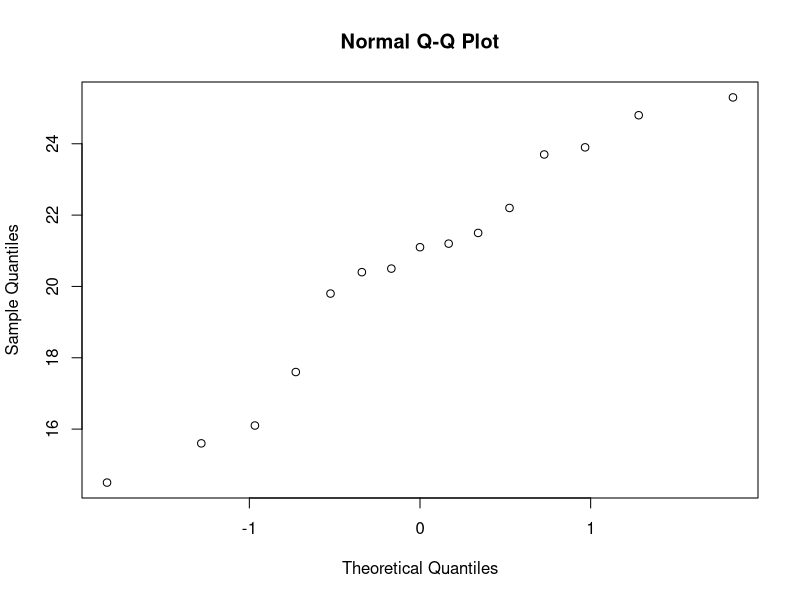
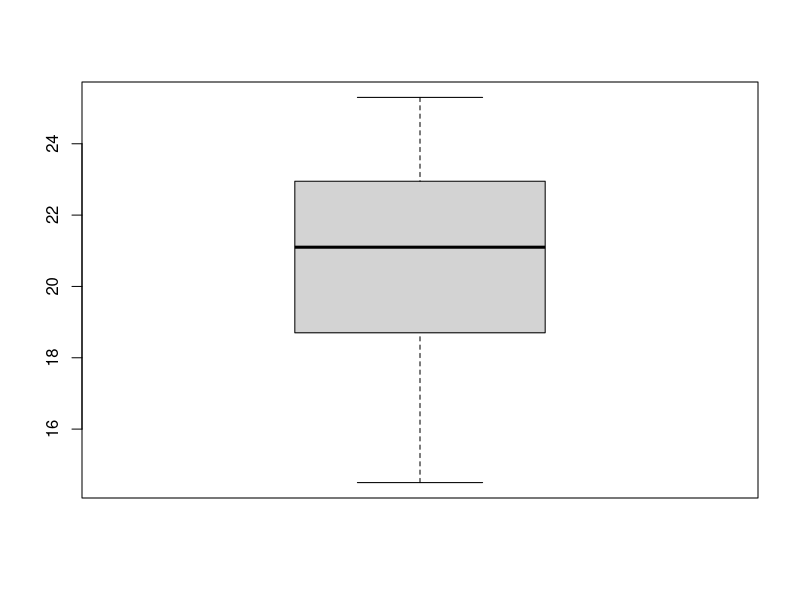
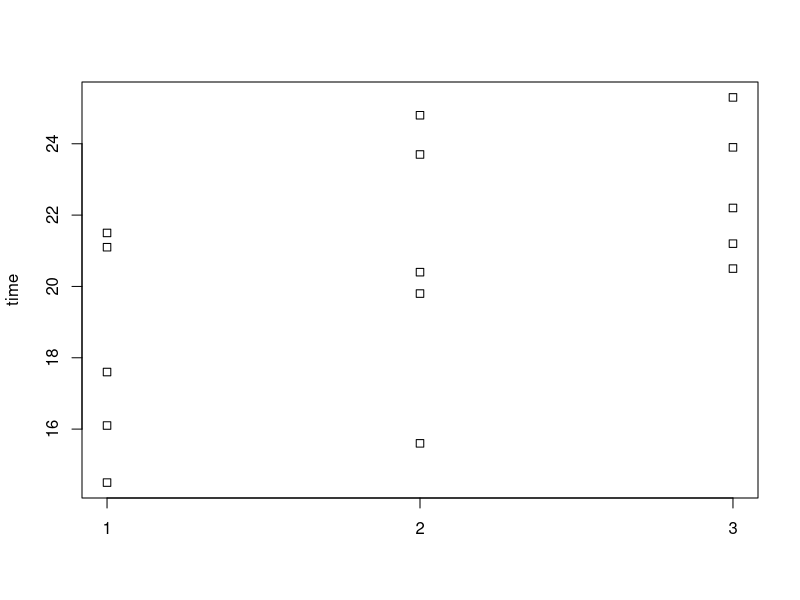
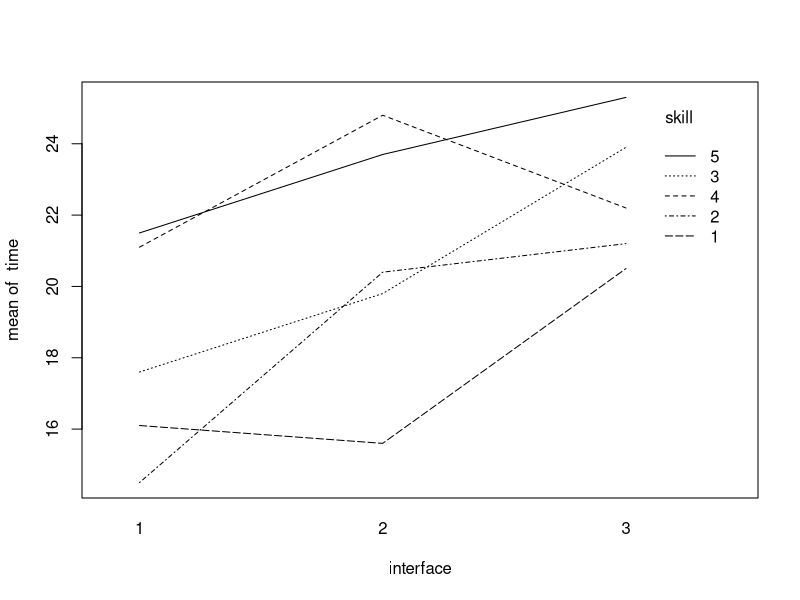
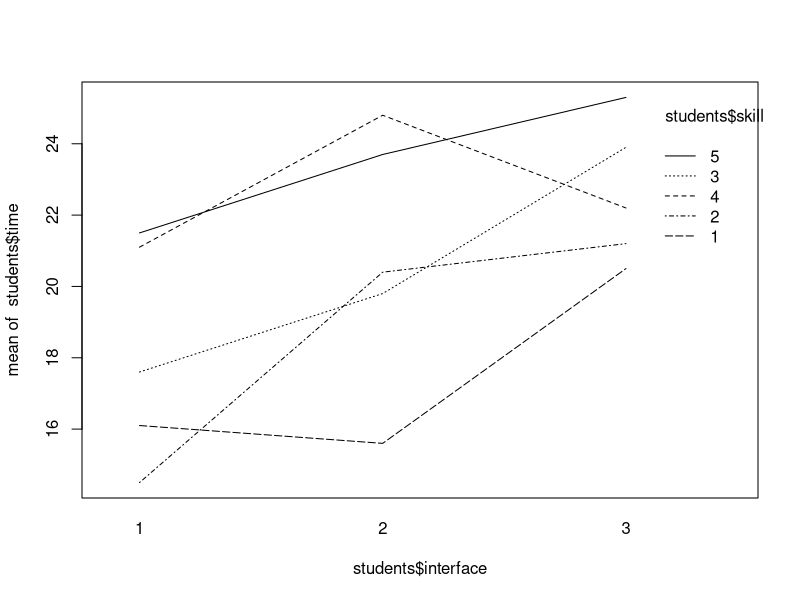
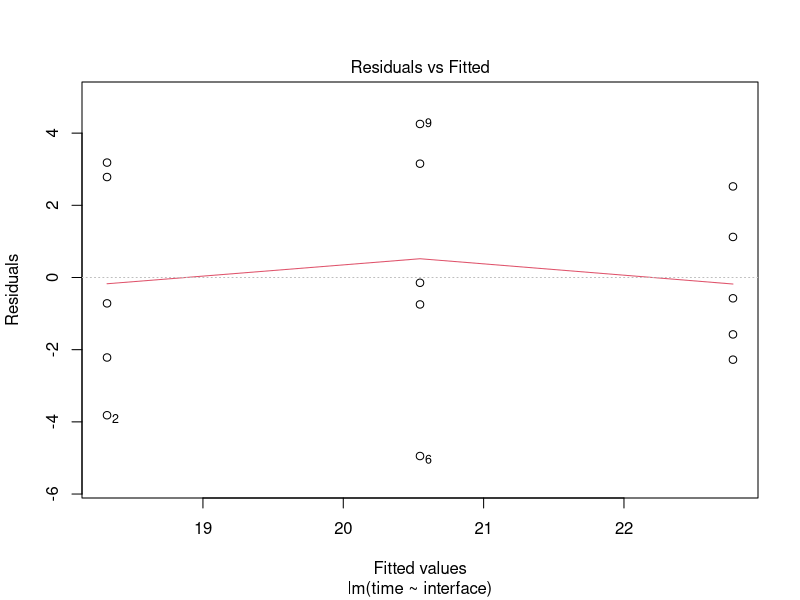
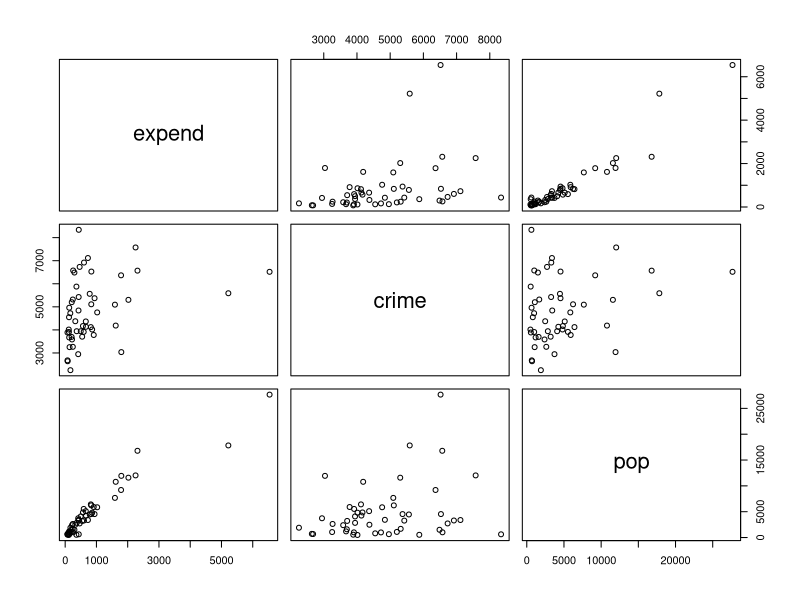
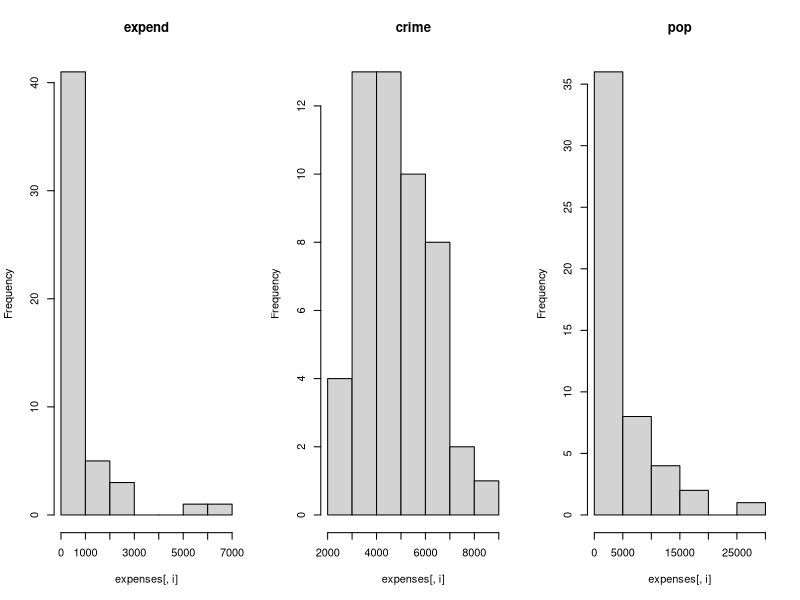

These figures' R source, in order:
## ---- chunk 1
knitr::opts_chunk$set(echo = TRUE)
options(digits=3)
## ---- chunk 2
students = read.table("search.txt",header=TRUE)
students
## ---- chunk 3
# lower the skill value the better the computer skill
# randomized block design
# numerical outcome Y
# treatment, factor of interest with I levels (type of interface)
# block, factor that is not of interest, B, (computer skill)

# purpose is to find dependence of Y on I
# block variable is thought to be of influence.
# our problem is same as example lec5slide23
I = 3
B = 5
N = 1
for (b in 1:B) {
  print(sample(1:(N*I)))
}
# maar hoe dat 15 studenten erin worden vernoemd?

# example output: 2 3 1
# means: assign student 2 to treatment 3, student 3 to treatment 1 and student 1 to treatment 2

# unit is that that receives the treatment, so student
## ---- chunk 4
attach(students)
qqnorm(time)
shapiro.test(time)
# normality is questionable, so kruskall willis
boxplot(time)
stripchart(time~interface, vertical = TRUE)

# test null hypothesis that search time is equal for all interfaces
# if not normal i guess KW
# kruskal.test(time~interface)

# if normal then two way anova
interaction.plot(interface,skill,time)
# students$interface = as.factor(students$interface)
# students$skill = as.factor(students$skill)
studentsaov2 = lm(time~interface*skill)
anova(studentsaov2)

## ---- chunk 5
inter1 = mean(students$time[interface==1])
inter2 = mean(students$time[interface==2])
inter3 = mean(students$time[interface==3])
which.max(c(inter1, inter2, inter3))
## ---- chunk 6

## ---- chunk 7


## ---- chunk 8

## ---- chunk 9
interaction.plot(students$interface, students$skill, students$time)
friedman.test(time,interface,skill,data=students)
## ---- chunk 10
studentsaov = lm(time ~ interface, data=students)
plot(studentsaov,1)
# plot(studentsaov,2)

anova(studentsaov)
summary(studentsaov)
# qqnorm(residuals(studentsaov))
# plot(fitted(studentsaov),residuals(studentsaov))
# fitted(studentsaov)
# residuals(studentsaov)
## ---- chunk 11
expenses = read.table("expensescrime.txt",header=TRUE)
expenses
## ---- chunk 12
# attach(expenses)
# boxplot(expend~bad)
# pop
# employ
# plot(employ/(pop*1000), crime)
# boxplot(expend~crime)

# this is from slides lecture 7 slide 28.
expenses[1:3,]
# deze snap ik nog niet 100% maar ziet er vet uit
plot(expenses[,c(2,4,7)]); par(mfrow=c(1,3))

expenses[1:3, c(2,4,7)]

for (i in c(2,4,7)) {
  hist(expenses[,i], main=names(expenses)[i])
}
## ---- chunk 13
multiregression = lm(expend~bad+crime+lawyers+employ+pop, data=expenses)
summary(multiregression)
# plot(multiregression)

## ---- chunk 14
